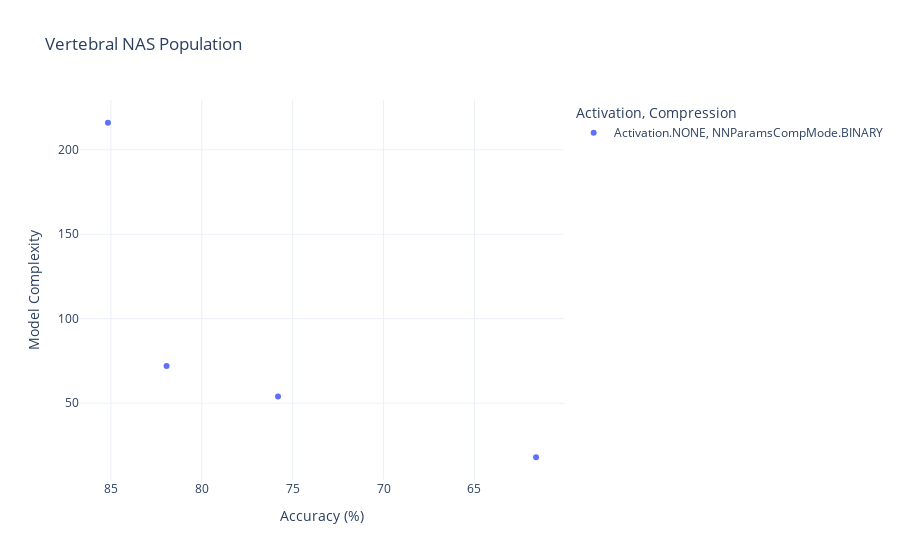

The cell this chart's notebook holds for it:
### Code cell
import plotly.express as px


def scatter_population(df: pd.DataFrame, *args, title="Title", **kwargs):
    fig = px.scatter(
        df,
        x="acc",
        y="cost",
        color="activation",
        symbol="compression",
        title=title,
        labels={
            "compression": "Compression",
            "activation": "Activation",
            "acc": "Accuracy (%)",
            "cost": "Model Complexity",
        },
        template="plotly_white",
        **kwargs,
    )
    fig.update_xaxes(autorange="reversed")
    fig.update_layout(margin=dict(autoexpand=True))

    return fig

scatter_population(df, title="Vertebral NAS Population")

### Figure 1 — Plotly figure (JSON) as saved in the notebook; plotly's stock layout.template omitted (floating-point values rounded to 4 significant figures)
{"data": [{"hovertemplate": "Activation=Activation.NONE<br>Compression=NNParamsCompMode.BINARY<br>Accuracy (%)=%{x}<br>Model Complexity=%{y}<extra></extra>", "legendgroup": "Activation.NONE, NNParamsCompMode.BINARY", "marker": {"color": "#636efa", "symbol": "circle"}, "mode": "markers", "name": "Activation.NONE, NNParamsCompMode.BINARY", "orientation": "v", "showlegend": true, "type": "scatter", "x": [85.16, 75.81, 81.94, 61.61], "xaxis": "x", "y": [216.0, 54.0, 72.0, 18.0], "yaxis": "y"}], "layout": {"legend": {"title": {"text": "Activation, Compression"}, "tracegroupgap": 0}, "margin": {"autoexpand": true}, "title": {"text": "Vertebral NAS Population"}, "xaxis": {"anchor": "y", "autorange": "reversed", "domain": [0, 1], "title": {"text": "Accuracy (%)"}}, "yaxis": {"anchor": "x", "domain": [0, 1], "title": {"text": "Model Complexity"}}}}
